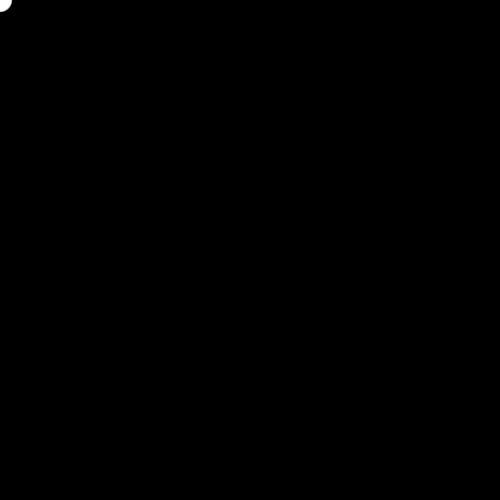
Frame 1 (no input)
Frame 60 (the mouse pressed at the canvas centre just before this capture): identical to frame 1, image omitted
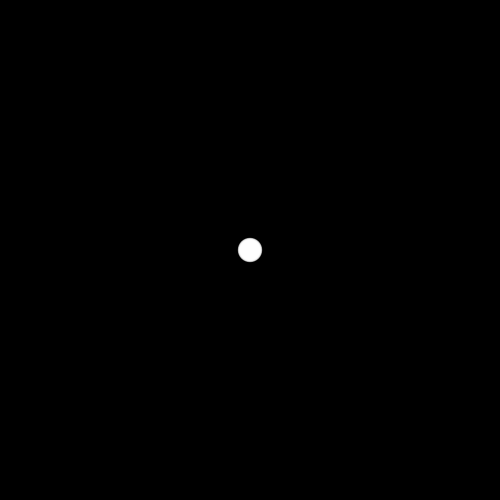
Frame 120 (the mouse held since frame 60 and released just before this capture)

The Processing sketch that drew these frames (run headless with seeded random() and noise(); from frame 60 on, the mouse is pressed at the canvas centre):

// Processing sketch: follow_grow
// ── follow_grow.pde
int num = 50;
int[] x = new int[num]; //(num) available values of x
int[] y = new int[num]; //(num) available values of y

void setup() { 
  size(500, 500);
  noStroke();
  fill(255, 102);
}

void draw() {
  background(0);
  // Shift the values to the right
  for (int i = num-1; i > 0; i--) { //Starting from num-1, decrease to 0
    x[i] = x[i-1];
    y[i] = y[i-1];
  }
  // Add the new values to the beginning of the array
  x[0] = mouseX;
  y[0] = mouseY;
  // Draw the circles
  for (int i = 0; i < num; i++) {
    ellipse(x[i], y[i], i/2.0, i/2.0);
  }
}
